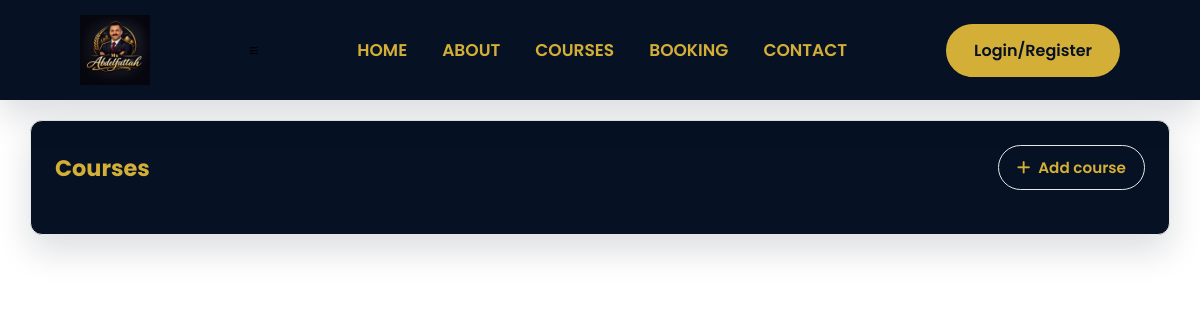
The page /admin/course on the database as committed earlier.
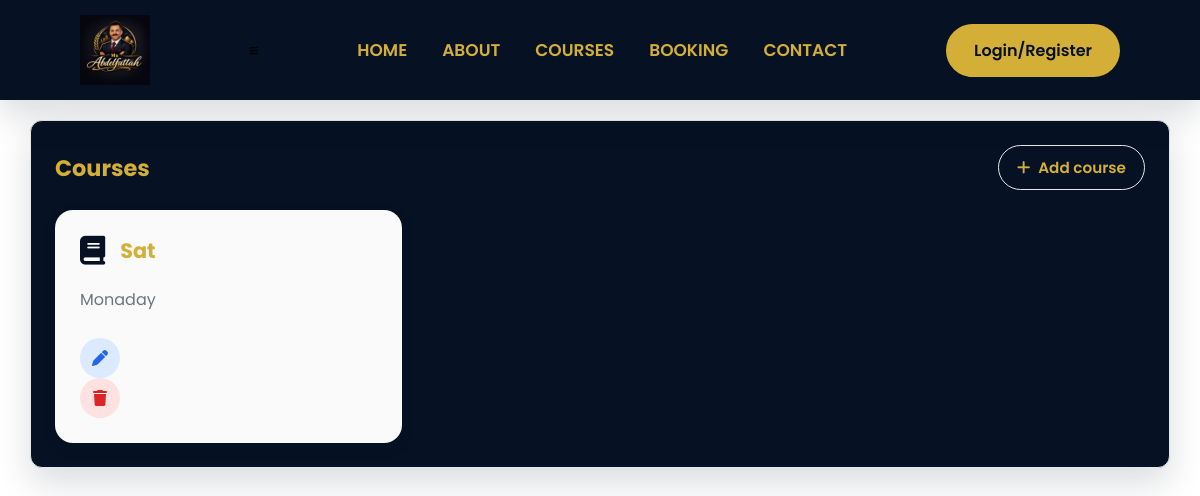
The same page on the database as committed later.
### models/course.py (models this page shows)
class Course(db.Model):
    id = db.Column(db.Integer, primary_key=True)
    title = db.Column(db.String(150), nullable=False)
    description = db.Column(db.Text, nullable=False)
    course_type = db.Column(db.String(20), nullable=False)
    image = db.Column(db.String(255), nullable=True)
    is_active = db.Column(db.Boolean, default=True)

### routes/courses.py (the view)
@course.route("/admin/course", methods=["POST", "GET"])
def courses():
    course = Course.query.all()
    return render_template("admin/course.html" ,course=course, name= "Courses")

### templates/admin/course.html
{% extends "base.html"%}
{%block body%}
<div class="admin-container">
    <div class="card-admin">
        <div class="card-header">
            <h2 class="card-title">Courses</h2>
            <a href="/admin/add-course" class="btn-admin outline-btn">
                <i class="fa-solid fa-plus"></i>
                Add course
            </a>
        </div>
        <div class="course-grid">
            {% for course in course%}
            <div class="course-card">
           <div class="course-card-header">
              <i class="fa-solid fa-book"></i>
              <h3>{{course.title}}</h3>
           </div>
           <p>{{course.description}}</p>
           <div class="course-actions">
            <a href="{{ url_for('admin.edit_course', course_id=course.id)}}"class="action-btn edit-btn">
                <i class="fa-solid fa-pen"></i>
            </a>
            <a href="{{ url_for('admin.delete_course', course_id=course.id)}}" class="action-btn delete-btn">
                <i class="fa-solid fa-trash"></i>
            </a>
           </div>
       </div>
     {%endfor%}
</div>
{%endblock%}

Rows that differ between the two databases and show on the page:
added Course: title "Sat", description "Monaday"
